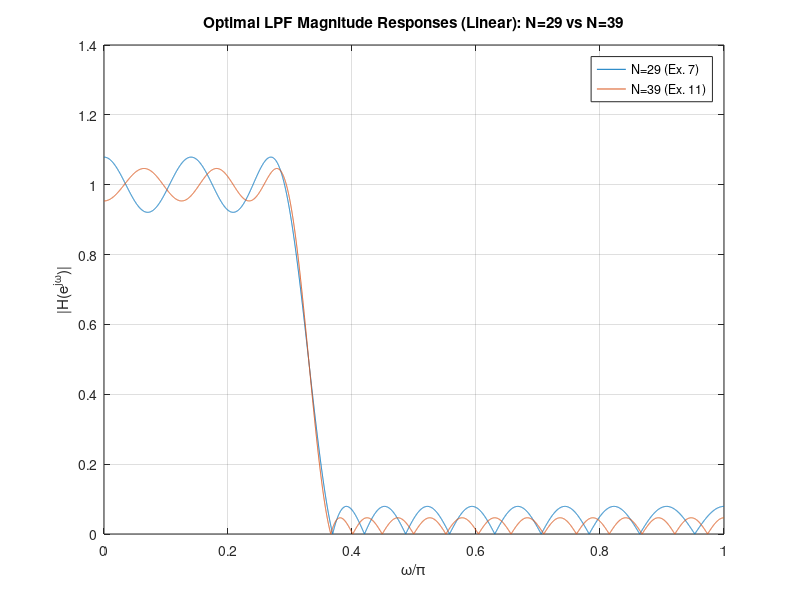
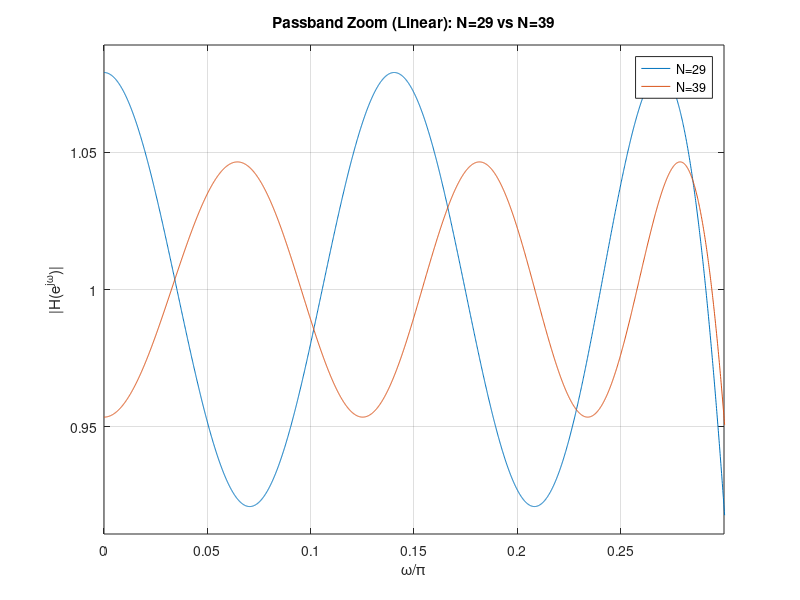
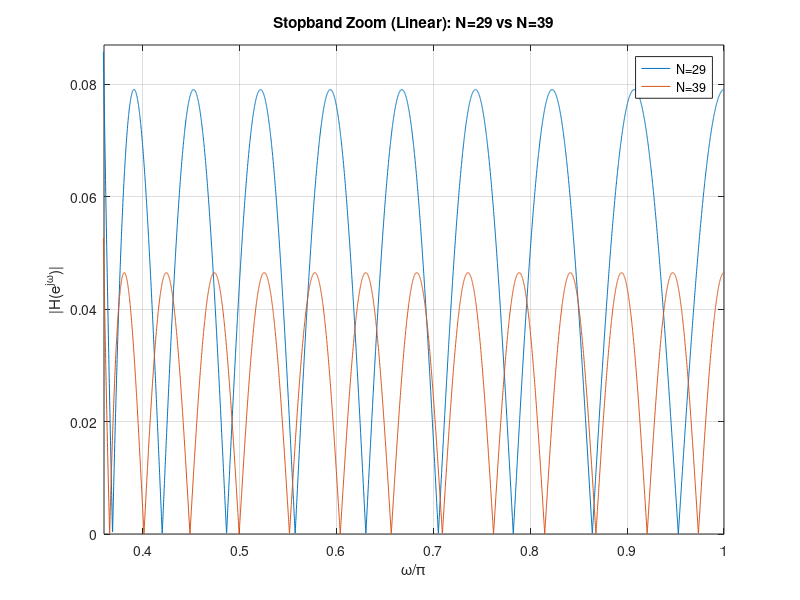

These charts were generated, in order, by the following MATLAB code:
%% Exercise 11: Changing Filter Length 
% (firpm) — N=39 vs N=29 (from ex. 7)
clear; close all; clc;

%% Specs (shoudl be same band edges as exercise 7)
wp = 0.30;          
ws = 0.36;       
Nfft = 8192;

%% Optimal 29-point filter 
N29   = 29;
ord29 = N29 - 1;
h29   = firpm(ord29, [0 wp ws 1], [1 1 0 0]);

[H29,w] = freqz(h29, 1, Nfft);
mag29   = abs(H29);
wn      = w/pi;

%% Optimal 39-point filter
N39   = 39;
ord39 = N39 - 1;
h39   = firpm(ord39, [0 wp ws 1], [1 1 0 0]);

[H39,~] = freqz(h39, 1, Nfft);
mag39   = abs(H39);

%% Ripples for the 39-point filter
pb = (wn <= wp);
sb = (wn >= ws);

delta_p_39 = max(abs(mag39(pb) - 1));
delta_s_39 = max(mag39(sb));

fprintf('\n39-point optimal (firpm):\n');
fprintf('delta_p = %.8g\n', delta_p_39);
fprintf('delta_s = %.8g\n', delta_s_39);

%% Both mag responses plot
figure('Color','w','Name','Magnitude Response: N=29 vs N=39');
plot(wn, mag29, wn, mag39); grid on; xlim([0 1]);
xlabel('\omega/\pi'); ylabel('|H(e^{j\omega})|');
title('Optimal LPF Magnitude Responses (Linear): N=29 vs N=39');
legend('N=29 (Ex. 7)','N=39 (Ex. 11)','Location','best');

%% Zoomed plots (so i can visually compare ripple reduction)
figure('Color','w','Name','Passband Zoom: N=29 vs N=39');
plot(wn, mag29, wn, mag39); grid on;
xlim([0 wp]);
ylim([min([mag29(pb); mag39(pb)])-0.01, max([mag29(pb); mag39(pb)])+0.01]);
xlabel('\omega/\pi'); ylabel('|H(e^{j\omega})|');
title('Passband Zoom (Linear): N=29 vs N=39');
legend('N=29','N=39','Location','best');

figure('Color','w','Name','Stopband Zoom: N=29 vs N=39');
plot(wn, mag29, wn, mag39); grid on;
xlim([ws 1]);
ylim([0, max([mag29(sb); mag39(sb)])*1.1]);
xlabel('\omega/\pi'); ylabel('|H(e^{j\omega})|');
title('Stopband Zoom (Linear): N=29 vs N=39');
legend('N=29','N=39','Location','best');
